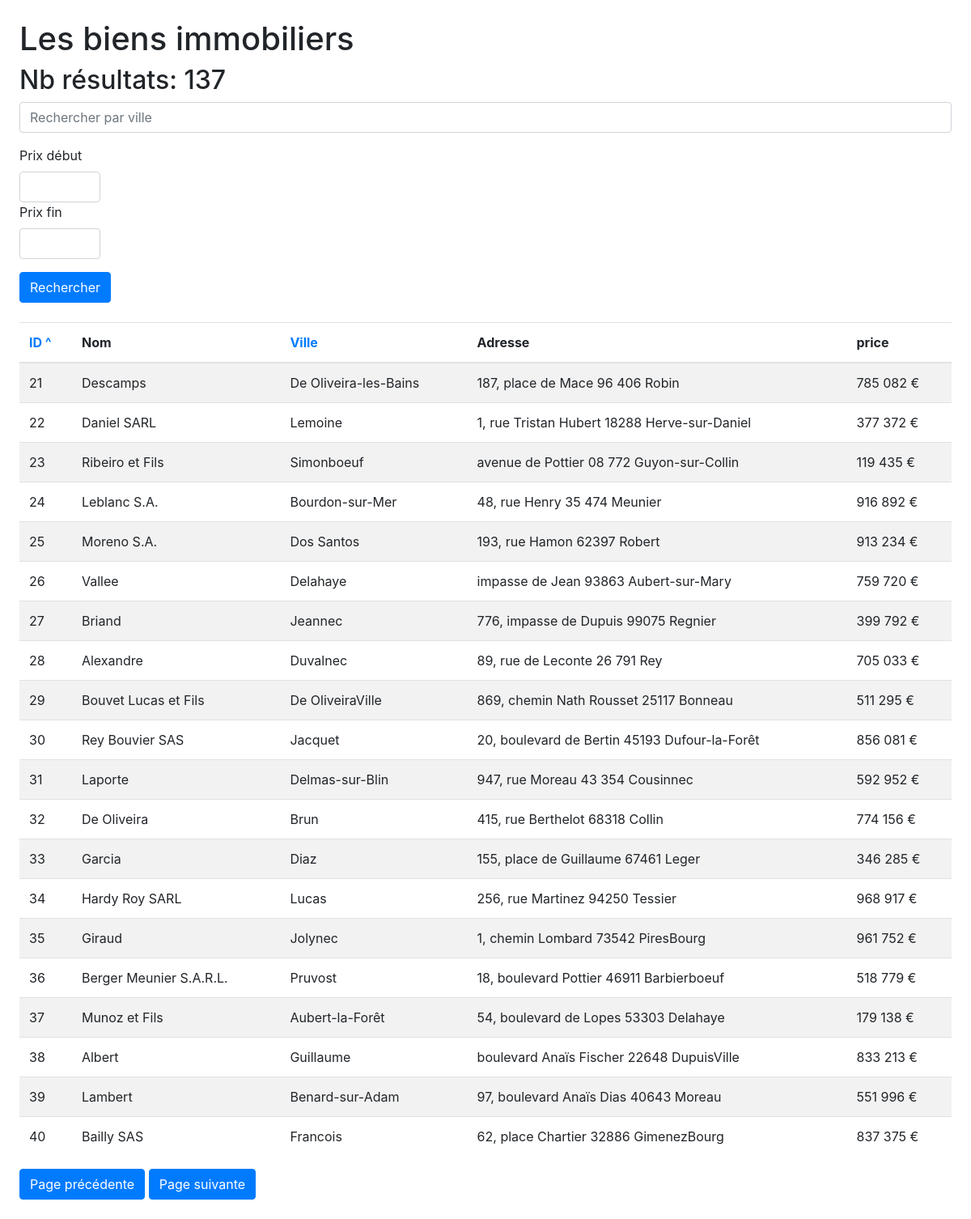
/?p=2&sort=id&dir=asc, run on the app's committed database.
### tables this page shows
CREATE TABLE products
(
	id INTEGER
		constraint products_pk
			primary key autoincrement,
	name TEXT,
	price REAL,
	address TEXT
, city TEXT);

### src/UrlHelper.php (called while the page is built, shortened)
<?php
class UrlHelper {
    public static function withParam(array $data, string $param,  $value): string {
        return http_build_query(array_merge($data, [$param => $value]));
    }
    public static function withParams(array $data, array $params): string {
        $params = array_map(function($element) {
            return is_array($element) ? implode(',', $element) : $element;
        }, $params);
        return http_build_query(array_merge($data, $params));
    }
}

### src/QueryBuilder.php (called while the page is built, shortened)
<?php
class QueryBuilder {
    private $fields = ['*'];
    private $from;
    private $order = [];
    private $limit;
    private $offset;
    private $params = [];
    private $pdo;
    public function __construct(?PDO $pdo = null)
    {
        $this->pdo = $pdo;
    }
    public function toSQL() {
        $sql = "SELECT " . implode(', ', $this->fields) . " FROM {$this->from}";
        if(!empty($this->order)) {
            $sql .= " ORDER BY " . implode(', ', $this->order);
        }
        if($this->limit > 0) {
            $sql .= " LIMIT {$this->limit}";
        }
        if($this->offset !== null) {
            $sql .= " OFFSET {$this->offset}";
        }
        return $sql;
    }
    public function from(string $table, string $alias = null): self {
        $this->from = $alias == null ? $table : "$table $alias";
        return $this;
    }
    public function orderBy($key, $direction): self {
        $direction = strtoupper($direction);
        if(!in_array($direction, ['DESC', 'ASC'])){
            $this->order[] = $key;
        } else {
            $this->order[] = "$key $direction";
        }
        return $this;
    }
    public function limit($limit): self {
        $this->limit = $limit;
        return $this;
    }
    public function offset($offset): self {
        $this->offset = $offset;
        return $this;
    }
    public function page(int $page): self {
        return $this;
    }
    public function select(...$fields): self {
        if(is_array($fields[0])) {
            $fields = $fields[0];
        }
        if($this->fields === ['*']) {
            $this->fields = $fields;
        } else {
            $this->fields = array_merge($this->fields, $fields);
        }
        return $this;
    }
    public function fetch(string $field): ?string {
        $query = $this->pdo->prepare($this->toSQL());
        $query->execute($this->params);
        $data = $query->fetch();
        return $data != false ? $data[$field] : null;
    }
    public function fetchAll(): ?array {
        try {
            $query = $this->pdo->prepare($this->toSQL());
            $query->execute($this->params);
            $data = $query->fetchAll();
        } catch (Exception $e) {
            throw new Exception("Impossible d'effectuer la requête" . $this->toSQL() . ":" . $e->getMessage());
        }
        return $data != false ? $data : null;
    }
    public function count(): int {
        $query = clone $this;
        return (int)$query->select('COUNT(id) count')->fetch('count');
    }
}

### src/NumberHelper.php (called while the page is built, shortened)
<?php
class NumberHelper {
    public static function price(float $number, string $devise = "€"): string
    {
        return number_format($number, 0, '', ' ') . ' ' . $devise;
    }
}

### src/Table.php (the view, shortened to what this page needs)
<?php
class Table {
    private $query;
    private $get;
    private $sortable;
    private $columns;
    private $limit = 20;
    private $formatters = [];
    public function __construct(QueryBuilder $query, array $get)
    {
        $this->query = $query;
        $this->get = $get;
    }
    public function sortable(string ...$sortable): self
    {
        $this->sortable = $sortable;
        return $this;
    }
    public function columns(array $columns): self {
        $this->columns = $columns;
        return $this;
    }
    public function format(string $key, callable $callback): self {
        $this->formatters[$key] = $callback;
        return $this;
    }
    private function th(string $key) {
        if(!in_array($key, $this->sortable)) {
            return $this->columns[$key];
        }
        $sort      = $this->get[self::SORT_KEY] ?? null;
        $direction = $this->get[self::DIR_KEY] ?? null;
        $icon = '';
        if($sort === $key) {
            $icon = $direction === 'asc' ? '^' : 'v';
        }
        $url = UrlHelper::withParams(
            $this->get,
            [
                self::SORT_KEY => $key,
                self::DIR_KEY  => $sort == $key && $direction == 'asc' ? 'desc' : 'asc'
            ]
        );
        return <<<HTML
            <a href=?$url>{$this->columns[$key]} $icon</a>
HTML;
    }
    private function td(string $key, array $item) {
        if (isset($this->formatters[$key])) {
            return $this->formatters[$key]($item[$key]);
        }
        return $item[$key];
    }
    public function render(): string {
        $page = $this->get['p'] ?? 1;
        $count = $this->query->count();
        $nbPages = ceil($count / $this->limit);
        if(!empty($this->get['sort']) && in_array($this->get['sort'], $this->sortable)) {
            $this->query->orderBy($this->get['sort'], $this->get['dir'] ?? 'asc');
        }
        $items = $this->query
                    ->select(array_keys($this->columns))
                    ->limit($this->limit)
                    ->page($page)
                    ->fetchAll()
                    ;
        ?>
        <table class="table table-striped">
            <thead>
                <tr>
                    <?php foreach($this->columns as $key => $column): ?>
                        <th scope="col"><?= $this->th($key)?></th>
                    <?php endforeach ?>
                </tr>
            </thead>
            <tbody>
                <?php if($count != 0): ?>
                    <?php foreach($items as $item): ?>
                    <tr>
                        <?php foreach($this->columns as $key => $value): ?>
                            <td><?= $this->td($key, $item) ?></td>
                        <?php endforeach ?>
                    </tr>
                    <?php endforeach ?>
                <?php endif ?>
            </tbody>
        </table>
        <?php if ($nbPages > 1 && $page > 1):?>
            <a href="?<?= UrlHelper::withParam($_GET, "p",$page - 1) ?>" class="btn btn-primary">Page précédente</a>
        <?php endif?>
        <?php if ($nbPages > 1 && $page < $nbPages):?>
            <a href="?<?= UrlHelper::withParam($_GET,"p",$page + 1) ?>" class="btn btn-primary">Page suivante</a>
        <?php endif?>
        <?php
        return ob_get_clean();
    }
}

### data on the page
products: id "21", name "Descamps", city "De Oliveira-les-Bains", address "187, place de Mace 96 406 Robin", price "785 082 €"
products: id "22", name "Daniel SARL", city "Lemoine", address "1, rue Tristan Hubert 18288 Herve-sur-Daniel", price "377 372 €"
products: id "23", name "Ribeiro et Fils", city "Simonboeuf", address "avenue de Pottier 08 772 Guyon-sur-Collin", price "119 435 €"
products: id "24", name "Leblanc S.A.", city "Bourdon-sur-Mer", address "48, rue Henry 35 474 Meunier", price "916 892 €"
products: id "25", name "Moreno S.A.", city "Dos Santos", address "193, rue Hamon 62397 Robert", price "913 234 €"
products: id "26", name "Vallee", city "Delahaye", address "impasse de Jean 93863 Aubert-sur-Mary", price "759 720 €"
products: id "27", name "Briand", city "Jeannec", address "776, impasse de Dupuis 99075 Regnier", price "399 792 €"
products: id "28", name "Alexandre", city "Duvalnec", address "89, rue de Leconte 26 791 Rey", price "705 033 €"
products: id "29", name "Bouvet Lucas et Fils", city "De OliveiraVille", address "869, chemin Nath Rousset 25117 Bonneau", price "511 295 €"
products: id "30", name "Rey Bouvier SAS", city "Jacquet", address "20, boulevard de Bertin 45193 Dufour-la-Forêt", price "856 081 €"
products: id "31", name "Laporte", city "Delmas-sur-Blin", address "947, rue Moreau 43 354 Cousinnec", price "592 952 €"
products: id "32", name "De Oliveira", city "Brun", address "415, rue Berthelot 68318 Collin", price "774 156 €"
products: id "33", name "Garcia", city "Diaz", address "155, place de Guillaume 67461 Leger", price "346 285 €"
products: id "34", name "Hardy Roy SARL", city "Lucas", address "256, rue Martinez 94250 Tessier", price "968 917 €"
products: id "35", name "Giraud", city "Jolynec", address "1, chemin Lombard 73542 PiresBourg", price "961 752 €"
products: id "36", name "Berger Meunier S.A.R.L.", city "Pruvost", address "18, boulevard Pottier 46911 Barbierboeuf", price "518 779 €"
products: id "37", name "Munoz et Fils", city "Aubert-la-Forêt", address "54, boulevard de Lopes 53303 Delahaye", price "179 138 €"
products: id "38", name "Albert", city "Guillaume", address "boulevard Anaïs Fischer 22648 DupuisVille", price "833 213 €"
products: id "39", name "Lambert", city "Benard-sur-Adam", address "97, boulevard Anaïs Dias 40643 Moreau", price "551 996 €"
products: id "40", name "Bailly SAS", city "Francois", address "62, place Chartier 32886 GimenezBourg", price "837 375 €"

### other printed values
$query->count() "137"
$this->columns[$key] "ID"
$icon "^"
$this->th($key) "Nom"
$this->columns[$key] "Ville"
$this->th($key) "Adresse"
$this->th($key) "price"
